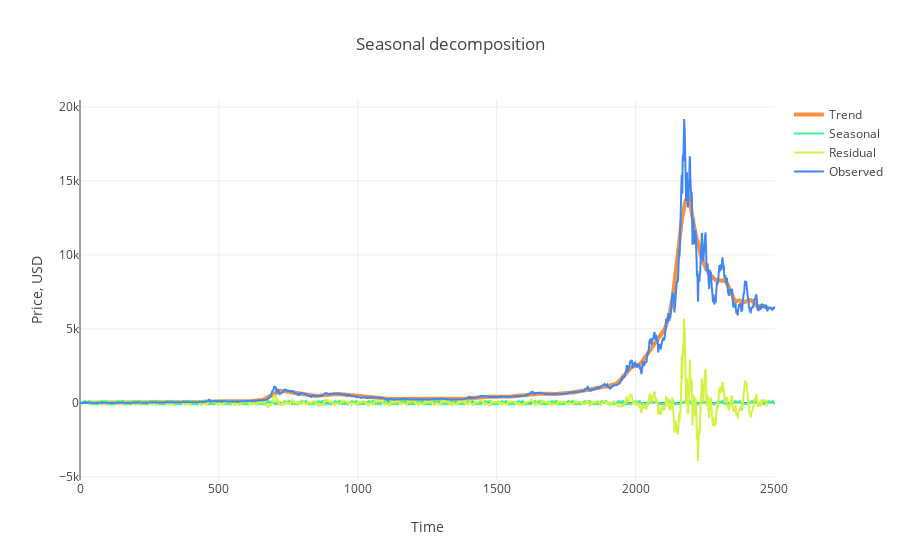

The notebook cell saved with this chart:
### Code cell
s = sm.tsa.seasonal_decompose(working_data.Weighted_Price.values, freq=60)

trace1 = go.Scatter(x = np.arange(0, len(s.trend), 1),y = s.trend,mode = 'lines',name = 'Trend',
    line = dict(color = ('rgb(244, 146, 65)'), width = 4))
trace2 = go.Scatter(x = np.arange(0, len(s.seasonal), 1),y = s.seasonal,mode = 'lines',name = 'Seasonal',
    line = dict(color = ('rgb(66, 244, 155)'), width = 2))

trace3 = go.Scatter(x = np.arange(0, len(s.resid), 1),y = s.resid,mode = 'lines',name = 'Residual',
    line = dict(color = ('rgb(209, 244, 66)'), width = 2))

trace4 = go.Scatter(x = np.arange(0, len(s.observed), 1),y = s.observed,mode = 'lines',name = 'Observed',
    line = dict(color = ('rgb(66, 134, 244)'), width = 2))

data = [trace1, trace2, trace3, trace4]
layout = dict(title = 'Seasonal decomposition', xaxis = dict(title = 'Time'), yaxis = dict(title = 'Price, USD'))
fig = dict(data=data, layout=layout)
py.iplot(fig, filename='seasonal_decomposition')

### Figure 1 — Plotly figure (JSON) as saved in the notebook; plotly's stock layout.template omitted (floating-point values rounded to 4 significant figures; data arrays with more than 128 entries replaced by an {"elided": "..."} marker saying what was removed)
{"data": [{"line": {"color": "rgb(244, 146, 65)", "width": 4}, "mode": "lines", "name": "Trend", "type": "scatter", "uid": "5b0bd658-b22b-42d0-aaa2-764892078276", "x": {"elided": "2503 int values"}, "y": {"elided": "2503 float values"}}, {"line": {"color": "rgb(66, 244, 155)", "width": 2}, "mode": "lines", "name": "Seasonal", "type": "scatter", "uid": "4d443f47-8e7d-4cc0-a037-a998a1904146", "x": {"elided": "2503 int values"}, "y": {"elided": "2503 float values"}}, {"line": {"color": "rgb(209, 244, 66)", "width": 2}, "mode": "lines", "name": "Residual", "type": "scatter", "uid": "84028b3f-4b34-4643-a2eb-c73efbf28a43", "x": {"elided": "2503 int values"}, "y": {"elided": "2503 float values"}}, {"line": {"color": "rgb(66, 134, 244)", "width": 2}, "mode": "lines", "name": "Observed", "type": "scatter", "uid": "db8365be-c586-4db6-8d2a-f616f3b6a0a0", "x": {"elided": "2503 int values"}, "y": {"elided": "2503 float values"}}], "layout": {"title": "Seasonal decomposition", "xaxis": {"title": "Time"}, "yaxis": {"title": "Price, USD"}}}
